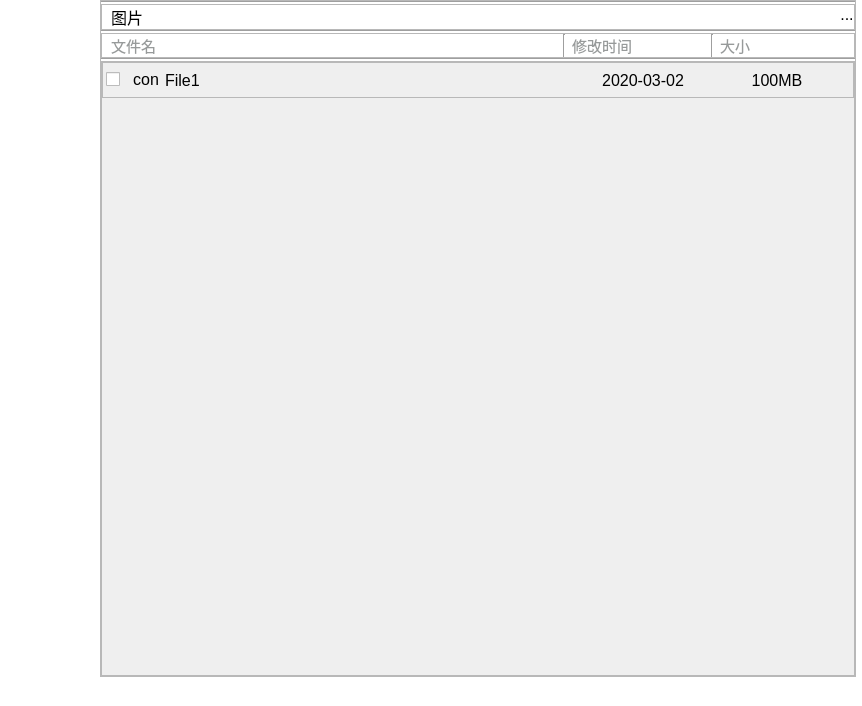
<?xml version="1.0" encoding="UTF-8"?>
<ui version="4.0">
 <class>SBCclient</class>
 <widget class="QMainWindow" name="SBCclient">
  <property name="geometry">
   <rect>
    <x>0</x>
    <y>0</y>
    <width>862</width>
    <height>706</height>
   </rect>
  </property>
  <property name="minimumSize">
   <size>
    <width>800</width>
    <height>700</height>
   </size>
  </property>
  <property name="font">
   <font>
    <family>宋体</family>
    <pointsize>12</pointsize>
    <weight>50</weight>
    <italic>false</italic>
    <bold>false</bold>
   </font>
  </property>
  <property name="windowTitle">
   <string>小黑云客户端</string>
  </property>
  <property name="windowIcon">
   <iconset>
    <normaloff>img/favicon.ico</normaloff>img/favicon.ico</iconset>
  </property>
  <property name="windowOpacity">
   <double>1.000000000000000</double>
  </property>
  <property name="styleSheet">
   <string notr="true">
#centralwidget{
	background-color:white;
}
QLabel{
	font-size:16px;
}
Line{
	background:rgb(173, 173, 173);
}
#frame{
	border-radius:3px;
	background:rgb(173, 173, 173);
}</string>
  </property>
  <property name="animated">
   <bool>true</bool>
  </property>
  <property name="documentMode">
   <bool>false</bool>
  </property>
  <widget class="QWidget" name="centralwidget">
   <property name="minimumSize">
    <size>
     <width>0</width>
     <height>0</height>
    </size>
   </property>
   <widget class="QFrame" name="frame_PhotoShow">
    <property name="geometry">
     <rect>
      <x>100</x>
      <y>0</y>
      <width>756</width>
      <height>677</height>
     </rect>
    </property>
    <property name="frameShape">
     <enum>QFrame::StyledPanel</enum>
    </property>
    <property name="frameShadow">
     <enum>QFrame::Raised</enum>
    </property>
    <layout class="QVBoxLayout" name="verticalLayout_2">
     <property name="spacing">
      <number>0</number>
     </property>
     <property name="leftMargin">
      <number>0</number>
     </property>
     <property name="topMargin">
      <number>0</number>
     </property>
     <property name="rightMargin">
      <number>0</number>
     </property>
     <property name="bottomMargin">
      <number>0</number>
     </property>
     <item>
      <layout class="QVBoxLayout" name="verticalLayout">
       <property name="spacing">
        <number>0</number>
       </property>
       <item>
        <widget class="Line" name="line_12">
         <property name="maximumSize">
          <size>
           <width>16777215</width>
           <height>5</height>
          </size>
         </property>
         <property name="orientation">
          <enum>Qt::Horizontal</enum>
         </property>
        </widget>
       </item>
       <item>
        <widget class="QFrame" name="frame_8">
         <property name="styleSheet">
          <string notr="true">#frame_8 QLabel{
	background:white;
	opacity:0.9;
	}</string>
         </property>
         <property name="frameShape">
          <enum>QFrame::StyledPanel</enum>
         </property>
         <property name="frameShadow">
          <enum>QFrame::Raised</enum>
         </property>
         <layout class="QHBoxLayout" name="horizontalLayout_3">
          <property name="leftMargin">
           <number>9</number>
          </property>
          <property name="topMargin">
           <number>0</number>
          </property>
          <property name="rightMargin">
           <number>0</number>
          </property>
          <property name="bottomMargin">
           <number>0</number>
          </property>
          <item>
           <widget class="QLabel" name="label_11">
            <property name="cursor">
             <cursorShape>PointingHandCursor</cursorShape>
            </property>
            <property name="text">
             <string>图片</string>
            </property>
           </widget>
          </item>
          <item>
           <spacer name="horizontalSpacer">
            <property name="orientation">
             <enum>Qt::Horizontal</enum>
            </property>
            <property name="sizeHint" stdset="0">
             <size>
              <width>681</width>
              <height>20</height>
             </size>
            </property>
           </spacer>
          </item>
          <item>
           <widget class="QLabel" name="label_8">
            <property name="font">
             <font>
              <pointsize>-1</pointsize>
             </font>
            </property>
            <property name="cursor">
             <cursorShape>PointingHandCursor</cursorShape>
            </property>
            <property name="text">
             <string>...</string>
            </property>
            <property name="alignment">
             <set>Qt::AlignHCenter|Qt::AlignTop</set>
            </property>
            <property name="margin">
             <number>0</number>
            </property>
           </widget>
          </item>
         </layout>
        </widget>
       </item>
       <item>
        <widget class="Line" name="line_3">
         <property name="maximumSize">
          <size>
           <width>16777215</width>
           <height>5</height>
          </size>
         </property>
         <property name="orientation">
          <enum>Qt::Horizontal</enum>
         </property>
        </widget>
       </item>
       <item>
        <widget class="QFrame" name="frame_11">
         <property name="maximumSize">
          <size>
           <width>16777215</width>
           <height>41</height>
          </size>
         </property>
         <property name="styleSheet">
          <string notr="true">#frame_11 QLabel
{
	color:#979A9A;
	font-size:15px;
}</string>
         </property>
         <property name="frameShape">
          <enum>QFrame::StyledPanel</enum>
         </property>
         <property name="frameShadow">
          <enum>QFrame::Raised</enum>
         </property>
         <layout class="QHBoxLayout" name="horizontalLayout_2" stretch="10,0,3,0,3">
          <property name="leftMargin">
           <number>9</number>
          </property>
          <property name="topMargin">
           <number>0</number>
          </property>
          <property name="rightMargin">
           <number>0</number>
          </property>
          <property name="bottomMargin">
           <number>0</number>
          </property>
          <item>
           <widget class="QLabel" name="label_20">
            <property name="text">
             <string>文件名</string>
            </property>
           </widget>
          </item>
          <item>
           <widget class="Line" name="line_10">
            <property name="maximumSize">
             <size>
              <width>5</width>
              <height>16777215</height>
             </size>
            </property>
            <property name="orientation">
             <enum>Qt::Vertical</enum>
            </property>
           </widget>
          </item>
          <item>
           <widget class="QLabel" name="label_21">
            <property name="text">
             <string>修改时间</string>
            </property>
           </widget>
          </item>
          <item>
           <widget class="Line" name="line_11">
            <property name="maximumSize">
             <size>
              <width>5</width>
              <height>16777215</height>
             </size>
            </property>
            <property name="orientation">
             <enum>Qt::Vertical</enum>
            </property>
           </widget>
          </item>
          <item>
           <widget class="QLabel" name="label_22">
            <property name="text">
             <string>大小</string>
            </property>
           </widget>
          </item>
         </layout>
        </widget>
       </item>
       <item>
        <widget class="Line" name="line_4">
         <property name="maximumSize">
          <size>
           <width>16777215</width>
           <height>5</height>
          </size>
         </property>
         <property name="orientation">
          <enum>Qt::Horizontal</enum>
         </property>
        </widget>
       </item>
      </layout>
     </item>
     <item>
      <widget class="QScrollArea" name="scrollAreaPhotoShow">
       <property name="sizePolicy">
        <sizepolicy hsizetype="Expanding" vsizetype="Expanding">
         <horstretch>0</horstretch>
         <verstretch>0</verstretch>
        </sizepolicy>
       </property>
       <property name="font">
        <font>
         <kerning>true</kerning>
        </font>
       </property>
       <property name="layoutDirection">
        <enum>Qt::LeftToRight</enum>
       </property>
       <property name="autoFillBackground">
        <bool>false</bool>
       </property>
       <property name="styleSheet">
        <string notr="true">#scrollAreaWidgetContents
{
	background:white;
}

#scrollAreaWidgetContents QFrame:hover{
	background:#D0D3D4;
	border-radius:18px;
	opacity:0.5;
	}</string>
       </property>
       <property name="frameShadow">
        <enum>QFrame::Raised</enum>
       </property>
       <property name="lineWidth">
        <number>-1</number>
       </property>
       <property name="horizontalScrollBarPolicy">
        <enum>Qt::ScrollBarAlwaysOff</enum>
       </property>
       <property name="widgetResizable">
        <bool>true</bool>
       </property>
       <property name="alignment">
        <set>Qt::AlignLeading|Qt::AlignLeft|Qt::AlignTop</set>
       </property>
       <widget class="QWidget" name="scrollAreaWidgetContentsPhotoShow">
        <property name="geometry">
         <rect>
          <x>0</x>
          <y>0</y>
          <width>752</width>
          <height>623</height>
         </rect>
        </property>
        <property name="layoutDirection">
         <enum>Qt::LeftToRight</enum>
        </property>
        <layout class="QFormLayout" name="formLayout">
         <property name="verticalSpacing">
          <number>0</number>
         </property>
         <property name="leftMargin">
          <number>0</number>
         </property>
         <property name="topMargin">
          <number>0</number>
         </property>
         <property name="rightMargin">
          <number>0</number>
         </property>
         <property name="bottomMargin">
          <number>0</number>
         </property>
         <item row="0" column="0" colspan="2">
          <widget class="QFrame" name="frame_13">
           <property name="minimumSize">
            <size>
             <width>0</width>
             <height>36</height>
            </size>
           </property>
           <property name="maximumSize">
            <size>
             <width>16777215</width>
             <height>36</height>
            </size>
           </property>
           <property name="frameShape">
            <enum>QFrame::StyledPanel</enum>
           </property>
           <property name="frameShadow">
            <enum>QFrame::Raised</enum>
           </property>
           <layout class="QHBoxLayout" name="horizontalLayout_14" stretch="7,2,2">
            <property name="spacing">
             <number>0</number>
            </property>
            <property name="leftMargin">
             <number>3</number>
            </property>
            <property name="topMargin">
             <number>0</number>
            </property>
            <property name="rightMargin">
             <number>9</number>
            </property>
            <property name="bottomMargin">
             <number>0</number>
            </property>
            <item>
             <layout class="QHBoxLayout" name="horizontalLayout_13" stretch="1,1,20">
              <property name="spacing">
               <number>6</number>
              </property>
              <property name="leftMargin">
               <number>0</number>
              </property>
              <property name="topMargin">
               <number>0</number>
              </property>
              <property name="rightMargin">
               <number>0</number>
              </property>
              <item>
               <widget class="QCheckBox" name="checkBox_2">
                <property name="sizePolicy">
                 <sizepolicy hsizetype="Preferred" vsizetype="Fixed">
                  <horstretch>0</horstretch>
                  <verstretch>0</verstretch>
                 </sizepolicy>
                </property>
                <property name="text">
                 <string/>
                </property>
               </widget>
              </item>
              <item>
               <widget class="QLabel" name="label_27">
                <property name="sizePolicy">
                 <sizepolicy hsizetype="Fixed" vsizetype="Fixed">
                  <horstretch>0</horstretch>
                  <verstretch>0</verstretch>
                 </sizepolicy>
                </property>
                <property name="text">
                 <string>con</string>
                </property>
                <property name="alignment">
                 <set>Qt::AlignCenter</set>
                </property>
                <property name="margin">
                 <number>0</number>
                </property>
               </widget>
              </item>
              <item>
               <widget class="QLabel" name="label_28">
                <property name="sizePolicy">
                 <sizepolicy hsizetype="Preferred" vsizetype="Preferred">
                  <horstretch>9</horstretch>
                  <verstretch>0</verstretch>
                 </sizepolicy>
                </property>
                <property name="minimumSize">
                 <size>
                  <width>0</width>
                  <height>30</height>
                 </size>
                </property>
                <property name="maximumSize">
                 <size>
                  <width>16777215</width>
                  <height>36</height>
                 </size>
                </property>
                <property name="cursor">
                 <cursorShape>PointingHandCursor</cursorShape>
                </property>
                <property name="text">
                 <string>File1</string>
                </property>
                <property name="margin">
                 <number>2</number>
                </property>
               </widget>
              </item>
             </layout>
            </item>
            <item>
             <widget class="QLabel" name="label_29">
              <property name="sizePolicy">
               <sizepolicy hsizetype="Preferred" vsizetype="Preferred">
                <horstretch>3</horstretch>
                <verstretch>0</verstretch>
               </sizepolicy>
              </property>
              <property name="text">
               <string>2020-03-02</string>
              </property>
              <property name="alignment">
               <set>Qt::AlignCenter</set>
              </property>
             </widget>
            </item>
            <item>
             <widget class="QLabel" name="label_30">
              <property name="sizePolicy">
               <sizepolicy hsizetype="Preferred" vsizetype="Preferred">
                <horstretch>3</horstretch>
                <verstretch>0</verstretch>
               </sizepolicy>
              </property>
              <property name="text">
               <string>100MB</string>
              </property>
              <property name="alignment">
               <set>Qt::AlignCenter</set>
              </property>
              <property name="margin">
               <number>0</number>
              </property>
             </widget>
            </item>
           </layout>
          </widget>
         </item>
        </layout>
       </widget>
      </widget>
     </item>
    </layout>
   </widget>
  </widget>
  <widget class="QMenuBar" name="menubar">
   <property name="geometry">
    <rect>
     <x>0</x>
     <y>0</y>
     <width>862</width>
     <height>23</height>
    </rect>
   </property>
  </widget>
 </widget>
 <resources/>
 <connections/>
</ui>
